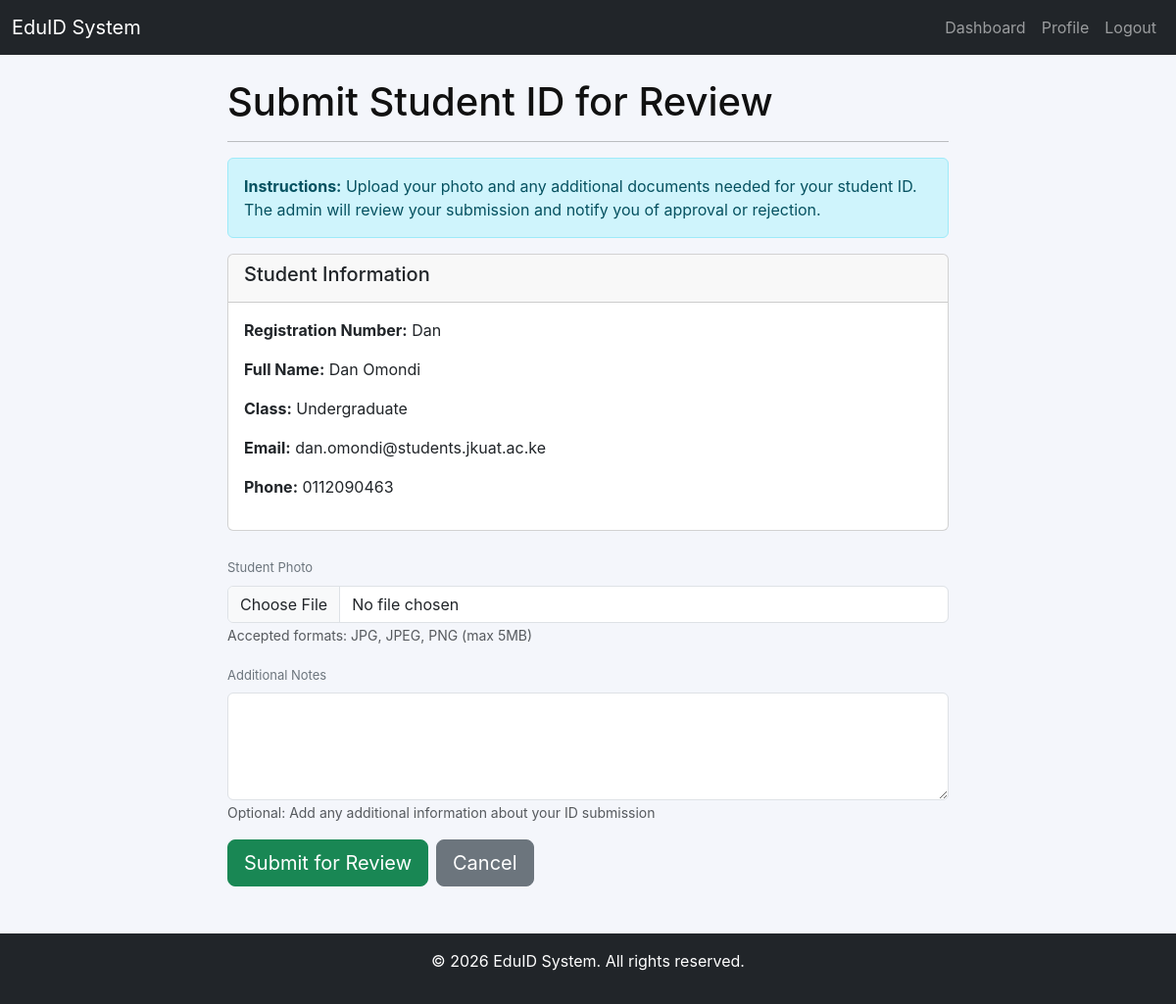
The app's page /student/submit-id (signed in) with its own data.
### app/models/student.py (models this page shows)
class Student(db.Model):
    id = db.Column(db.Integer, primary_key=True)
    user_id = db.Column(db.Integer, db.ForeignKey('user.id'), nullable=False, unique=True)
    reg_no = db.Column(db.String(30), unique=True, nullable=False)
    full_name = db.Column(db.String(120), nullable=False)
    school_name = db.Column(db.String(200))  # School name
    email = db.Column(db.String(120))
    phone = db.Column(db.String(20))
    date_of_birth = db.Column(db.Date)
    class_level = db.Column(db.String(50))
    photo = db.Column(db.String(200))
    blood_type = db.Column(db.String(10))  # e.g., O+, A-, AB+
    allergies = db.Column(db.String(200))
    emergency_contact_name = db.Column(db.String(120))
    emergency_contact_phone = db.Column(db.String(20))
    school_ids = db.relationship('SchoolID', backref='student', lazy=True, cascade='all, delete-orphan')
    created_at = db.Column(db.DateTime, default=datetime.utcnow)
    updated_at = db.Column(db.DateTime, default=datetime.utcnow, onupdate=datetime.utcnow)

### app/routes/student.py (the view, shortened to what this page needs)
@student_bp.route("/submit-id", methods=['GET', 'POST'])
@login_required
@student_required
def submit_id():
    student = Student.query.filter_by(user_id=current_user.id).first()
    if not student:
        flash('Student profile not found', 'danger')
        return redirect(url_for('student.dashboard'))
    form = IDSubmissionForm()
    return render_template("student/submit_id.html", form=form, student=student)

### app/forms.py
class IDSubmissionForm(FlaskForm):
    photo = FileField('Student Photo', validators=[FileAllowed(['jpg', 'jpeg', 'png'], 'Images only!')])
    notes = TextAreaField('Additional Notes', validators=[Optional(), Length(max=500)])
    submit = SubmitField('Submit for Review')

### app/templates/student/submit_id.html (shortened to what this page needs)
{% extends "base.html" %}
{% block content %}
<div class="row">
    <div class="col-md-8 offset-md-2">
        <h1>Submit Student ID for Review</h1>
        <hr>
        <div class="alert alert-info">
            <strong>Instructions:</strong> Upload your photo and any additional documents needed for your student ID.
            The admin will review your submission and notify you of approval or rejection.
        </div>
        <form method="POST" enctype="multipart/form-data" novalidate>
            <div class="card mb-4">
                <div class="card-header">
                    <h5>Student Information</h5>
                </div>
                <div class="card-body">
                    <p><strong>Registration Number:</strong> {{ student.reg_no }}</p>
                    <p><strong>Full Name:</strong> {{ student.full_name }}</p>
                    <p><strong>Class:</strong> {{ student.class_level or 'Not specified' }}</p>
                    {% if student.email %}
                        <p><strong>Email:</strong> {{ student.email }}</p>
                    {% endif %}
                    {% if student.phone %}
                        <p><strong>Phone:</strong> {{ student.phone }}</p>
                    {% endif %}
                </div>
            </div>
            <div class="mb-3">
                {{ form.photo.label(class="form-label") }}
                {{ form.photo(class="form-control" + (" is-invalid" if form.photo.errors else "")) }}
                <small class="form-text text-muted">Accepted formats: JPG, JPEG, PNG (max 5MB)</small>
            </div>
            <div class="mb-3">
                {{ form.notes.label(class="form-label") }}
                {{ form.notes(class="form-control" + (" is-invalid" if form.notes.errors else ""), rows="4") }}
                <small class="form-text text-muted">Optional: Add any additional information about your ID submission</small>
            </div>
            <div class="d-grid gap-2 d-md-flex justify-content-md-start">
                {{ form.submit(class="btn btn-success btn-lg") }}
                <a href="{{ url_for('student.dashboard') }}" class="btn btn-secondary btn-lg">Cancel</a>
            </div>
        </form>
    </div>
</div>
{% endblock %}

### app/static/css/style.css (style rules this page uses)
:root { --bg:#f4f6fb; --card:#ffffff; --muted:#6c757d; --accent:#0d6efd; --danger:#dc3545; --radius:10px; --max-width:420px; }
* { box-sizing:border-box }
body { font-family:Inter,system-ui,Segoe UI,Roboto,Arial,sans-serif;background:var(--bg);margin:0;color:#111 }
label { font-size:13px;color:var(--muted) }
a { color:var(--accent) }

### records on screen
Student: reg_no "Dan", full_name "Dan Omondi", class_level "Undergraduate", email "dan.omondi@students.jkuat.ac.ke", phone "0112090463"
